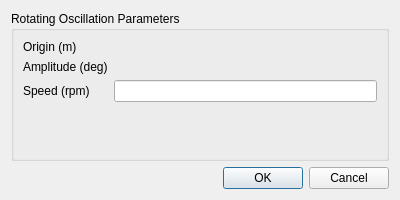
<?xml version="1.0" encoding="UTF-8"?>
<ui version="4.0">
 <class>RotatingOscillationDialog</class>
 <widget class="QDialog" name="RotatingOscillationDialog">
  <property name="geometry">
   <rect>
    <x>0</x>
    <y>0</y>
    <width>400</width>
    <height>200</height>
   </rect>
  </property>
  <property name="windowTitle">
   <string>Rotating Oscillation</string>
  </property>
  <layout class="QVBoxLayout" name="verticalLayout">
   <item>
    <widget class="QGroupBox" name="groupBox">
     <property name="title">
      <string>Rotating Oscillation Parameters</string>
     </property>
     <layout class="QFormLayout" name="formLayout">
      <item row="0" column="0">
       <widget class="QLabel" name="originLabel">
        <property name="text">
         <string>Origin (m)</string>
        </property>
       </widget>
      </item>
      <item row="0" column="1">
       <widget class="VectorWidget" name="origin"/>
      </item>
      <item row="1" column="0">
       <widget class="QLabel" name="amplitudeLabel">
        <property name="text">
         <string>Amplitude (deg)</string>
        </property>
       </widget>
      </item>
      <item row="1" column="1">
       <widget class="VectorWidget" name="amplitude"/>
      </item>
      <item row="2" column="0">
       <widget class="QLabel" name="speedLabel">
        <property name="text">
         <string>Speed (rpm)</string>
        </property>
       </widget>
      </item>
      <item row="2" column="1">
       <widget class="PFloatLineEdit" name="speed"/>
      </item>
     </layout>
    </widget>
   </item>
   <item>
    <widget class="QDialogButtonBox" name="buttonBox">
     <property name="standardButtons">
      <set>QDialogButtonBox::Cancel|QDialogButtonBox::Ok</set>
     </property>
    </widget>
   </item>
  </layout>
 </widget>
 <customwidgets>
  <customwidget>
   <class>VectorWidget</class>
   <extends>QWidget</extends>
   <header>baramFlow.view.widgets.vector_widget</header>
  </customwidget>
  <customwidget>
   <class>PFloatLineEdit</class>
   <extends>QLineEdit</extends>
   <header location="global">widgets.pfloat_line_edit</header>
  </customwidget>
 </customwidgets>
 <resources/>
 <connections/>
</ui>
